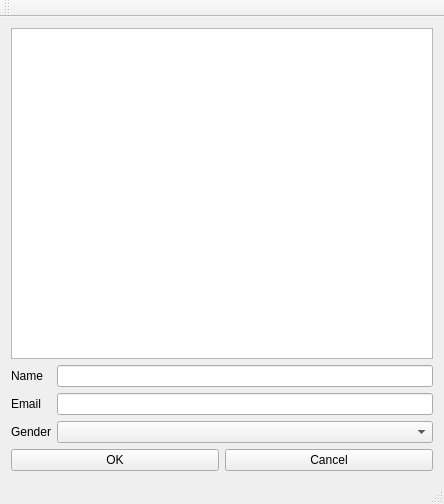
<?xml version="1.0" encoding="UTF-8"?>
<ui version="4.0">
 <class>Lecture9_demo_Qt_designerClass</class>
 <widget class="QMainWindow" name="Lecture9_demo_Qt_designerClass">
  <property name="geometry">
   <rect>
    <x>0</x>
    <y>0</y>
    <width>444</width>
    <height>504</height>
   </rect>
  </property>
  <property name="windowTitle">
   <string>Lecture9_demo_Qt_designer</string>
  </property>
  <widget class="QWidget" name="centralWidget">
   <layout class="QVBoxLayout" name="verticalLayout_2">
    <item>
     <layout class="QVBoxLayout" name="verticalLayout">
      <item>
       <widget class="QListWidget" name="listWidget"/>
      </item>
      <item>
       <layout class="QFormLayout" name="formLayout">
        <item row="0" column="0">
         <widget class="QLabel" name="nameLabel">
          <property name="text">
           <string>Name</string>
          </property>
         </widget>
        </item>
        <item row="0" column="1">
         <widget class="QLineEdit" name="nameEdit"/>
        </item>
        <item row="1" column="0">
         <widget class="QLabel" name="emailLabel">
          <property name="text">
           <string>Email</string>
          </property>
         </widget>
        </item>
        <item row="1" column="1">
         <widget class="QLineEdit" name="emailEdit"/>
        </item>
        <item row="2" column="0">
         <widget class="QLabel" name="genderLabel">
          <property name="text">
           <string>Gender</string>
          </property>
         </widget>
        </item>
        <item row="2" column="1">
         <widget class="QComboBox" name="genderComboBox"/>
        </item>
       </layout>
      </item>
      <item>
       <layout class="QHBoxLayout" name="horizontalLayout">
        <item>
         <widget class="QPushButton" name="OKButton">
          <property name="text">
           <string>OK</string>
          </property>
         </widget>
        </item>
        <item>
         <widget class="QPushButton" name="CancelButton">
          <property name="text">
           <string>Cancel</string>
          </property>
         </widget>
        </item>
       </layout>
      </item>
     </layout>
    </item>
   </layout>
  </widget>
  <widget class="QMenuBar" name="menuBar">
   <property name="geometry">
    <rect>
     <x>0</x>
     <y>0</y>
     <width>444</width>
     <height>21</height>
    </rect>
   </property>
  </widget>
  <widget class="QToolBar" name="mainToolBar">
   <attribute name="toolBarArea">
    <enum>TopToolBarArea</enum>
   </attribute>
   <attribute name="toolBarBreak">
    <bool>false</bool>
   </attribute>
  </widget>
  <widget class="QStatusBar" name="statusBar"/>
 </widget>
 <layoutdefault spacing="6" margin="11"/>
 <resources>
  <include location="lecture9_demo_qt_designer.qrc"/>
 </resources>
 <connections/>
</ui>
